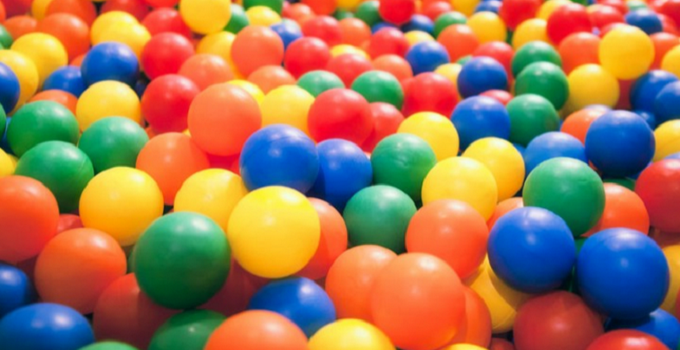
#> input picture images/balls.png, 680 x 350 px, given in place of the camera
$ python adaptive_thresholding.py
#> lines starting #> are read from the running program, lines starting #| are printed output that depends on the picture; after the words box and inside, x2 and y2 are one past the last pixel; in counts of white or black regions, pixels touching at a corner belong together
import cv2
import numpy as np


def adaptive_threshold(img, type='adaptive'):
    if type == 'mean':
        return _mean_thresholding(img)
    elif type == 'adaptive':
        return _least_squares_thresholding(img)
    else:
        print("Not a valid thresholding type")


def _mean_thresholding(img):
    mean = cv2.mean(img)[0]
    ret, new_img = cv2.threshold(img, mean, 255, cv2.THRESH_BINARY)
    return new_img


def _least_squares_thresholding(img):
    """Want to find the parameters a, b, c such that it minimizes the error for the linear system:
        a + bi + cj - I[i,j] = 0
        To solve for the unknowns create a matrix:

        | a_11 a_12 a_13 | |a|   |b_1|
        | a_21 a_22 a_23 | |b| = |b_2|
        | a_31 a_32 a_33 | |c|   |b_3|

        """

    height, width = img.shape[0], img.shape[1]
    a_11 = float(height * width)
    a_12 = a_13 = a_21 = a_22 = a_23 = a_31 = a_32 = a_33 = 0.0
    b_1 = b_2 = b_3 = 0.0

    a_21 = a_12 = float(height*(height + 1)/2) * width
    a_22 = float(height * (height + 1) * (2*height + 1)/6) * width

    a_31 = a_13 = float(width*(width + 1)/2) * height
    a_33 = float(width * (width + 1) * (2*width + 1)/6) * height
    a_32 = a_23 = float((height*(height + 1)/2) * (width*(width + 1)/2))

    b_1 = float(cv2.sumElems(img)[0])

    i_matrix = np.dot(np.arange(1, height+1).reshape(height, 1), np.ones((1, width)))
    j_matrix = np.dot(np.ones((height, 1)), np.arange(1, width + 1).reshape(1, width))
    b_2 = cv2.sumElems(np.multiply(i_matrix, img))[0]
    b_3 = cv2.sumElems(np.multiply(j_matrix, img))[0]

    matrix = np.array([[a_11, a_12, a_13], [a_21, a_22, a_23], [a_31, a_32, a_33]])
    answer = np.array([b_1, b_2, b_3])

    unknowns = np.linalg.solve(matrix, answer)

    first = np.dot((unknowns[1] * np.arange(1, height + 1)).reshape(height, 1), np.ones((1, width)))
    second = np.dot(np.ones((height, 1)), (unknowns[2] * np.arange(1, width+1)).reshape(1, width))
    fitted_img = unknowns[0] + np.add(first, second)

    final_img = cv2.absdiff(img + 235, fitted_img.astype(np.uint8))
    final_img = 255 - final_img
    ret, final_img = cv2.threshold(final_img, 215, 255, cv2.THRESH_BINARY)
    return fitted_img, final_img


def main():

    # [12 lines of commented-out code are left out]

    cap = cv2.VideoCapture(0)
    cap.set(3, 640)
    cap.set(4, 480)
    cap.set(15, 0.1)
    while (True):
        ret, frame = cap.read()
#> frame is the input picture: shape (350, 680, 3); mean B, G, R 88.2, 119.7, 160.3
        gray = cv2.cvtColor(frame, cv2.COLOR_BGR2GRAY)
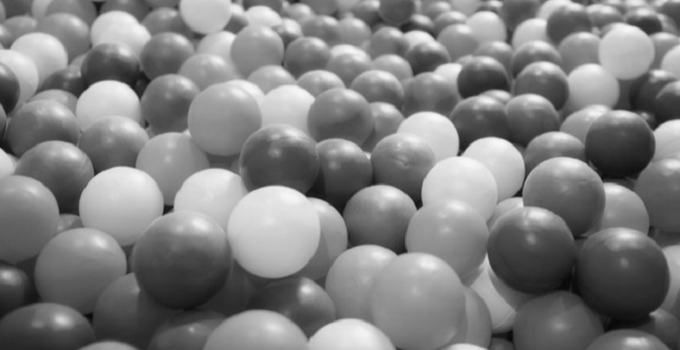
#> gray: shape (350, 680); min 8, max 248, mean 128.2
        thresh, new_image = adaptive_threshold(gray, type='adaptive')
#> in _least_squares_thresholding, `b_1 = float(cv2.sumElems(img)[0])`: b_1 = 30519706
#> in _least_squares_thresholding, `b_2 = cv2.sumElems(np.multiply(i_matrix, img))[0]`: b_2 = 4.96e+09
#> in _least_squares_thresholding, `b_2 = cv2.sumElems(np.multiply(i_matrix, img))[0]`:
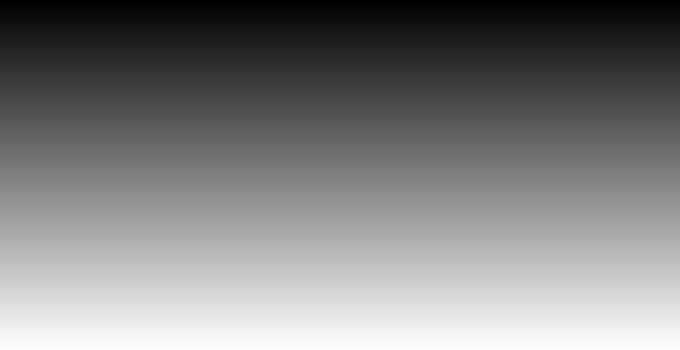
#> i_matrix: shape (350, 680) float64; min 1, max 350, mean 175.5; drawn with min black and max white
#> in _least_squares_thresholding, `b_3 = cv2.sumElems(np.multiply(j_matrix, img))[0]`: b_3 = 1.02e+10
#> in _least_squares_thresholding, `b_3 = cv2.sumElems(np.multiply(j_matrix, img))[0]`:
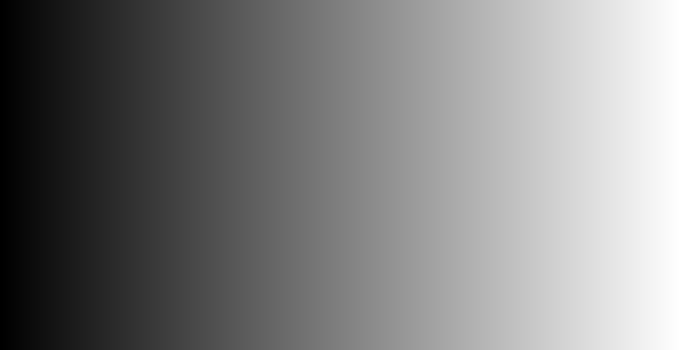
#> j_matrix: shape (350, 680) float64; min 1, max 680, mean 340.5; drawn with min black and max white
#> in _least_squares_thresholding, `answer = np.array([b_1, b_2, b_3])`: answer = [30519706, 4.96e+09, 1.02e+10]
#> in _least_squares_thresholding, `unknowns = np.linalg.solve(matrix, answer)`: unknowns = [163.7, -0.164, -0.0198]
#> in _least_squares_thresholding, `first = np.dot((unknowns[1] * np.arange(1, height + 1)).reshape(height..`:
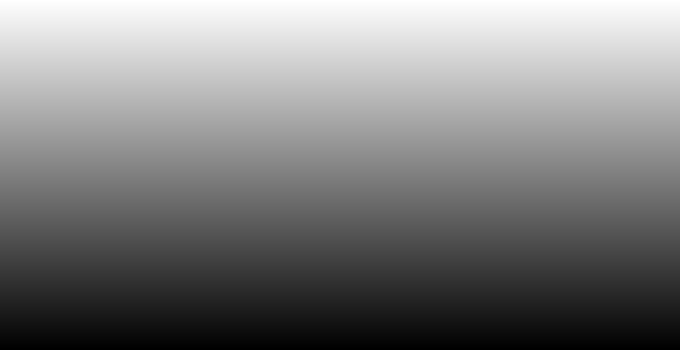
#> first: shape (350, 680) float64; min -57.23, max -0.164, mean -28.7; drawn with min black and max white
#> in _least_squares_thresholding, `second = np.dot(np.ones((height, 1)), (unknowns[2] * np.arange(1, widt..`:
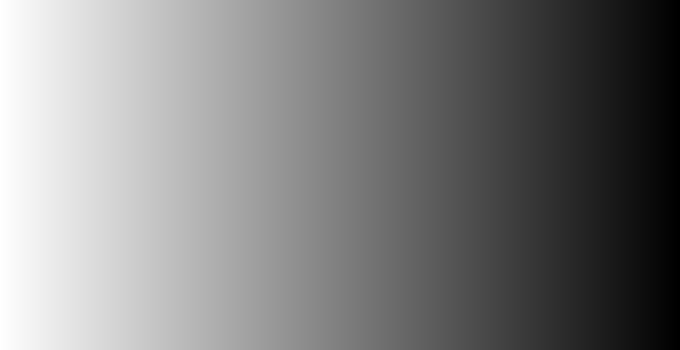
#> second: shape (350, 680) float64; min -13.48, max -0.0198, mean -6.75; drawn with min black and max white
#> in _least_squares_thresholding, `fitted_img = unknowns[0] + np.add(first, second)`:
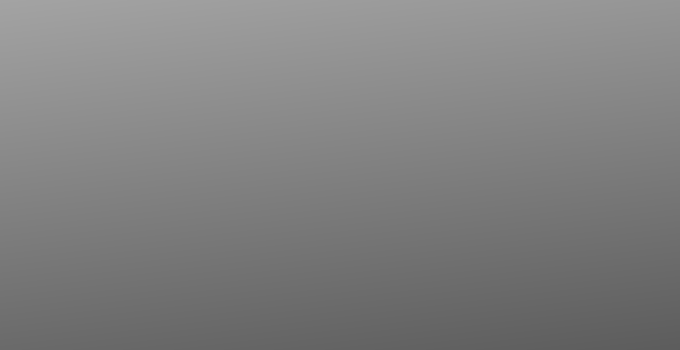
#> fitted_img: shape (350, 680) float64; min 92.97, max 163.5, mean 128.2
#> in _least_squares_thresholding, `ret, final_img = cv2.threshold(final_img, 215, 255, cv2.THRESH_BINARY)`:
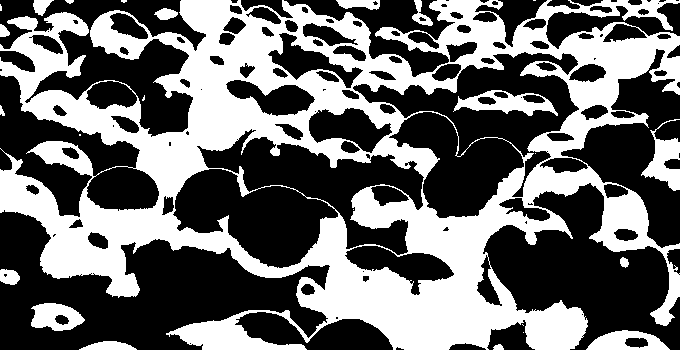
#> final_img: shape (350, 680); 42% white; 25 white regions (9 under 20 px), largest, box (x1, y1, x2, y2) and area: (0, 0, 680, 350) 93498, (453, 90, 558, 116) 1254, (641, 119, 680, 191) 1206
        cv2.imshow('New', new_image)
    cv2.waitKey(0)

    cv2.destroyAllWindows()


if __name__ == "__main__":
    main()

$ run again, on images/shadowed_page.png
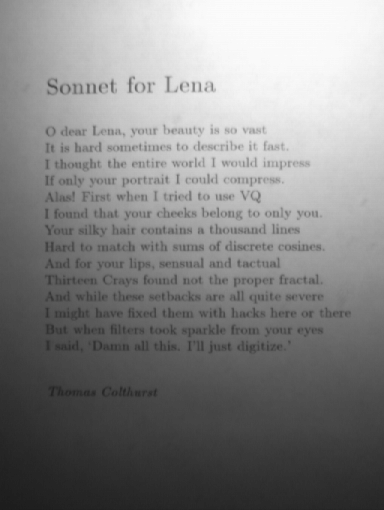
#> input picture images/shadowed_page.png, 384 x 510 px, given in place of the camera
#> in main, frame is the input picture: shape (510, 384, 3); min 27, max 251, mean 133.2
#> b_1 = 26076252
#> b_2 = 4.87e+09
#> b_3 = 5.43e+09
#> answer = [26076252, 4.87e+09, 5.43e+09]
#> unknowns = [208, -0.421, 0.17]
#> in _least_squares_thresholding, `final_img = 255 - final_img`:
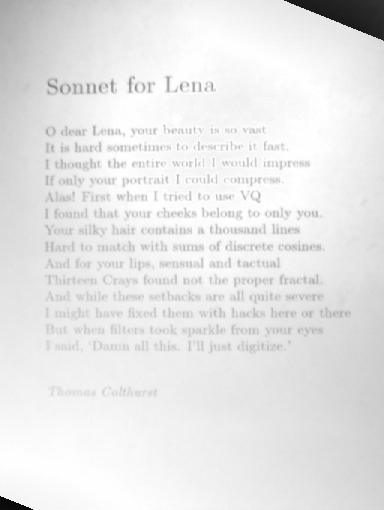
#> final_img: shape (510, 384); min 8, max 255, mean 231
#> in _least_squares_thresholding, `ret, final_img = cv2.threshold(final_img, 215, 255, cv2.THRESH_BINARY)`:
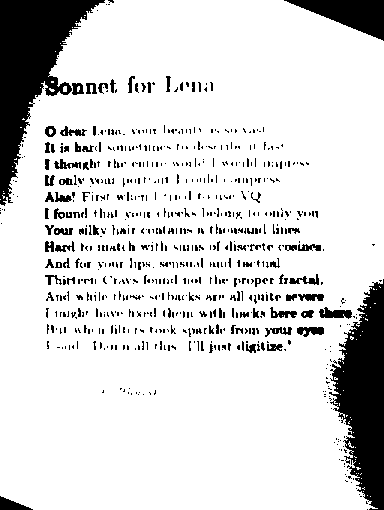
#> final_img: shape (510, 384); 85.5% white; 781 black regions (673 under 20 px), largest, box (x1, y1, x2, y2) and area: (0, 0, 105, 206) 8718, (329, 279, 384, 510) 7587, (284, 0, 384, 41) 2068

$ run again, on images/tables.png
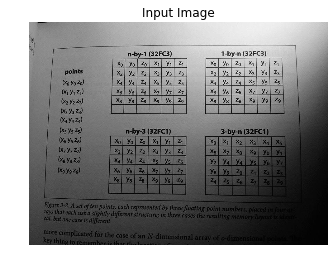
#> input picture images/tables.png, 333 x 266 px, given in place of the camera
#> in main, frame is the input picture: shape (266, 333, 3); min 0, max 255, mean 138.9
#> b_1 = 12300301
#> b_2 = 1.42e+09
#> b_3 = 1.9e+09
#> answer = [12300301, 1.42e+09, 1.9e+09]
#> unknowns = [227.1, -0.425, -0.188]
#> in _least_squares_thresholding, `fitted_img = unknowns[0] + np.add(first, second)`:
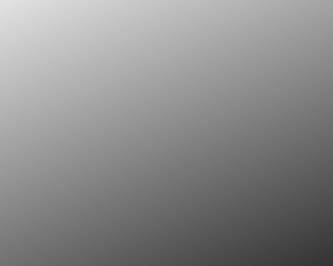
#> fitted_img: shape (266, 333) float64; min 51.24, max 226.5, mean 138.9
#> in _least_squares_thresholding, `ret, final_img = cv2.threshold(final_img, 215, 255, cv2.THRESH_BINARY)`:
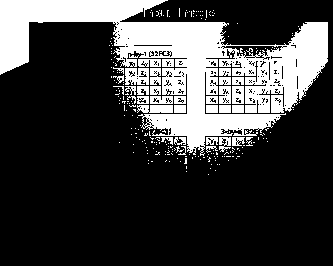
#> final_img: shape (266, 333); 24.6% white; 239 white regions (204 under 20 px), largest, box (x1, y1, x2, y2) and area: (0, 0, 328, 156) 18131, (125, 68, 149, 85) 328, (137, 105, 173, 113) 257
